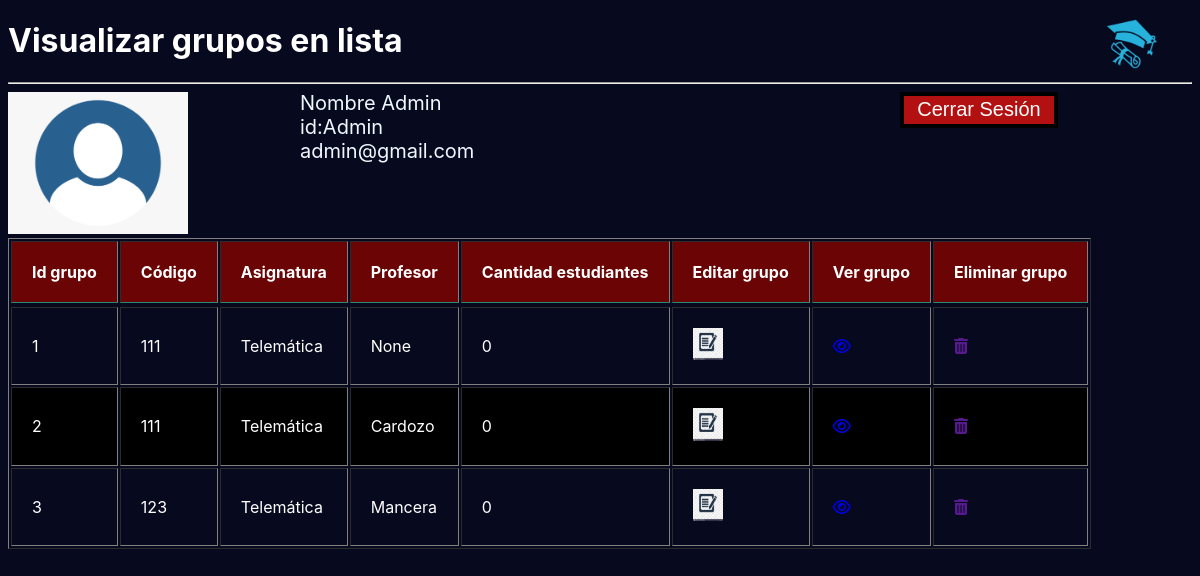
The app's page /index/admin/verGruposComoAdmin (signed in) with its own data.
### app/models.py (models this page shows)
class Grupos(models.Model):
    codigo=models.CharField(max_length=50, null=False)
    asignatura=models.CharField(max_length=50, null=False)
    semestre=models.CharField(max_length=50, null=False)
    profesor =models.ForeignKey(Profesores, related_name='grupo', null=True, on_delete=models.PROTECT)
    class Meta:
        app_label='app'

class Profesores (models.Model):
    usuario = models.OneToOneField(
        User,
        on_delete= models.CASCADE,
        primary_key=True,
    )
    catedra=models.BooleanField(default=False)
    def __str__(self):
         return self.usuario.last_name
    class Meta:
        app_label='app'

### app/views.py (the view)
# urls.py: path('index/admin/verGruposComoAdmin', views.verGruposComoAdmin, name='verGruposComoAdmin'),
@login_required
def verGruposComoAdmin(request):
    vergrupos=Grupos.objects.all()
    contexto={
        'grupos':vergrupos
    }
    return render(request, 'app/verGruposComoAdmin.html',contexto)

### app/templates/app/verGruposComoAdmin.html (shortened to what this page needs)
{% extends "app/base.html" %} {% load static %} {%block css%}
<link rel="stylesheet" href="{% static 'app/css/estilo.css' %}"> {%endblock%} {%block titulo%} Lista Grupos Admin {%endblock%} {%block body%}
<head>
</head>
<h1>Visualizar grupos en lista</h1>
<hr>
<p class="InformacionUsuario">
    Nombre Admin
    <br> id:Admin
    <br> admin@gmail.com
</p>
<a href="{% url 'app:cerrarsesion' %}">
    <input class="cerrarsesion" type="submit" value="Cerrar Sesión">
</a>
<img src="{% static 'app/img/profilephoto.png' %}" alt="profilephoto" width="180">
<table border="1" style="position: absolute; color: white;">
    <tr class="cabeza">
        <th>Id grupo</th>
        <th>Código</th>
        <th>Asignatura</th>
        <th>Profesor</th>
        <th>Cantidad estudiantes</th>
        <th>Editar grupo</th>
        <th>Ver grupo</th>
        <th>Eliminar grupo</th>
    </tr>
    <tr>
        {%for ver in grupos %}
        <tr>
            <td>{{ver.id}}</td>
            <td>{{ver.codigo}}</td>
            <td>{{ver.asignatura}}</td>
            <td>{{ver.profesor}}</td>
            <td>{{ver.estudiantesgrupo.all |length}}</td>
            <td>
                <a href="{% url 'app:editarGrupoAdmin' ver.id %}"><img src="{% static 'app/img/editar.jpg' %}" alt="editar" width="30"></a>
            </td>
            <td>
                <a href="{% url 'app:verGrupoindividualAdmin' ver.id %}"><i class="fa fa-eye" aria-hidden="true"></i></a>
            </td>
            <td>
                <a href="" onclick="eliminar({{ver.id}})">
                    <i class="fa fa-trash"></i></a>
            </td>
        </tr>
        {% endfor %}
</table>
{%endblock%}

### app/templates/app/base.html (shortened to what this page needs)
{% load static %}
<!DOCTYPE html>
<html lang="en">
<head>
    {%block css%} {%endblock%}
</head>
<body>
    <img src="{% static 'app/img/logo.png' %}" class="logoSistema"> {%block body%} {%endblock%}
</body>
</html>

### app/static/app/css/estilo.css (style rules this page uses)
html { background-color: #07091f; font-family: -apple-system, BlinkMacSystemFont, 'Segoe UI', Roboto, Oxygen, Ubuntu, Cantarell, 'Open Sans', 'Helvetica Neue', sans-serif; }
.logoSistema { width: 50px; position: absolute; top: 19px; right: 43px; }
.InformacionUsuario { position: absolute; color: aliceblue; font-size: 20px; left: 300px; top: 71px; width: 296px; }
.cerrarsesion { background-color: #b31111; border: 4px solid #000000; color: rgb(255, 255, 255); text-align: center; text-decoration: double; font-size: larger; display: inline; font-size: 20px; left: 900px; cursor: pointer; }
h1 { left: 100px; color: white; font-family: -apple-system, BlinkMacSystemFont, 'Segoe UI', Roboto, Oxygen, Ubuntu, Cantarell, 'Open Sans', 'Helvetica Neue', sans-serif; }
input { position: absolute; width: 158px; height: 36px; }
.cabeza { background-color: #6b0404; border-bottom: solid 5px #0f362d; }
tr:nth-child(even) { background-color: black; }
td, th { padding: 20px; }

### records on screen
Grupos: id "1", codigo "111", asignatura "Telemática", profesor "None", estudiantesgrupo.all|length "0"
Grupos: id "2", codigo "111", asignatura "Telemática", profesor "Cardozo", estudiantesgrupo.all|length "0"
Grupos: id "3", codigo "123", asignatura "Telemática", profesor "Mancera", estudiantesgrupo.all|length "0"
